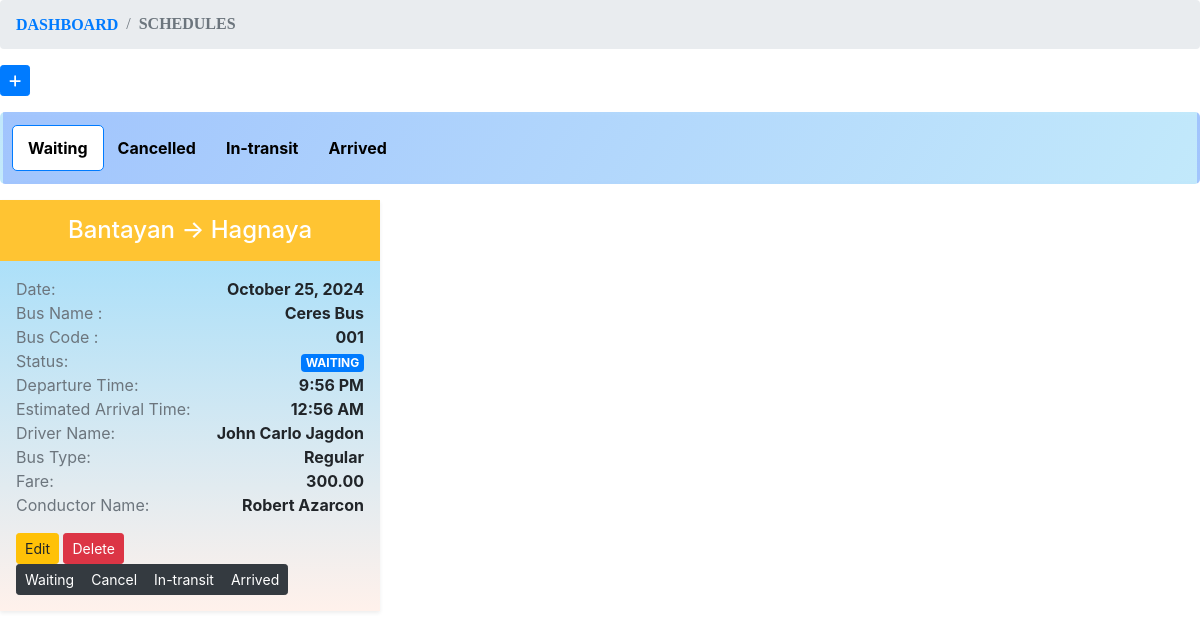
Page /admin/pages/schedules on the committed database.
### tables this page shows
CREATE TABLE `tblschedule` (
  `id` int(11) NOT NULL,
  `route_id` int(11) NOT NULL,
  `schedule_date` date NOT NULL,
  `departure` time NOT NULL,
  `arrival` time NOT NULL,
  `bus_id` int(11) NOT NULL,
  `driver_id` int(11) NOT NULL,
  `conductor_id` int(11) NOT NULL,
  `fare` decimal(10,2) NOT NULL,
  `status` varchar(150) NOT NULL,
  `vessel_id` int(11) NOT NULL,
  `discount` decimal(10,2) NOT NULL,
  `bus_code_id` int(11) NOT NULL
);

CREATE TABLE `tbllocation` (
  `id` int(11) NOT NULL,
  `location_name` varchar(250) NOT NULL
);

CREATE TABLE `tblbus` (
  `id` int(11) NOT NULL,
  `bus_num` varchar(150) NOT NULL,
  `bus_type` varchar(150) NOT NULL,
  `bus_code` varchar(250) NOT NULL,
  `rate_km` double NOT NULL
);

CREATE TABLE `tbldriver` (
  `id` int(11) NOT NULL,
  `name` text NOT NULL,
  `liscenseNum` varchar(100) NOT NULL,
  `phone` varchar(150) NOT NULL,
  `address` varchar(250) NOT NULL
);

CREATE TABLE `tblconductor` (
  `id` int(11) NOT NULL,
  `name` varchar(250) NOT NULL,
  `liscenseNum` varchar(100) NOT NULL,
  `phone` varchar(150) NOT NULL,
  `address` varchar(250) NOT NULL,
  `driver_id` int(11) NOT NULL
);

### controllers/schedule.php (called while the page is built, shortened)
<?php
    class Schedule
    {
        private $conn;
        private $table_name = "tblschedule";
        public function __construct($db)
        {
            $this->conn = $db;
        }
        public function getAll()
        {
            $query = "SELECT * FROM ".$this->table_name." ORDER BY schedule_date DESC, departure ASC";
            $result = $this->conn->query($query);
            $data = array();
            while ($row = $result->fetch_assoc()) {
                   $data[] = $row;
            }
            return $data;
        }
    }
?>

### controllers/route.php (called while the page is built, shortened)
<?php
    class Route
    {
        private $conn;
        private $table_name = "tblroute";
        public function __construct($db)
        {
            $this->conn = $db;
        }
        public function getById($id)
        {
            $query = "SELECT * FROM ".$this->table_name." WHERE id = '$id'";
            $result = $this->conn->query($query);
            $data = $result->fetch_assoc();
            return $data;
        }
    }
?>

### controllers/location.php (called while the page is built, shortened)
<?php
    class Location
    {
        private $conn;
        private $table_name = "tbllocation";
        public function __construct($db)
        {
            $this->conn = $db;
        }
        public function getById($id)
        {
            $query = "SELECT * FROM ".$this->table_name." WHERE id = '$id'";
            $result = $this->conn->query($query);
            $data = $result->fetch_assoc();
            return $data;
        }
    }
?>

### controllers/bus.php (called while the page is built, shortened)
<?php
    class Bus
    {
        private $conn;
        private $table_name = "tblbus";
        public function __construct($db)
        {
            $this->conn = $db;
        }
        public function getById($id)
        {
            $query = "SELECT * FROM ".$this->table_name." WHERE id = '$id'";
            $result = $this->conn->query($query);
            $data = $result->fetch_assoc();
            return $data;
        }
    }
?>

### controllers/driver.php (called while the page is built, shortened)
<?php
    class Driver
    {
        private $conn;
        private $table_name = "tbldriver";
        public function __construct($db)
        {
            $this->conn = $db;
        }
        public function getById($id)
        {
            $query = "SELECT * FROM ".$this->table_name." WHERE id = '$id'";
            $result = $this->conn->query($query);
            $data = $result->fetch_assoc();
            return $data;
        }
    }
?>

### controllers/conductor.php (called while the page is built, shortened)
<?php
    class Conductor
    {
        private $conn;
        private $table_name = "tblconductor";
        public function __construct($db)
        {
            $this->conn = $db;
        }
        public function getById($id)
        {
            $query = "SELECT * FROM ".$this->table_name." WHERE id = '$id'";
            $result = $this->conn->query($query);
            $data = $result->fetch_assoc();
            return $data;
        }
    }
?>

### admin/pages/schedules.php (the view, shortened to what this page needs)
<!doctype html>
<html lang="en">
  <head>
    <link rel="stylesheet" href="./assets/bootstrap/css/bootstrap.min.css" />
    <link rel="stylesheet" href="https://cdnjs.cloudflare.com/ajax/libs/font-awesome/4.7.0/css/font-awesome.min.css">
    <link rel="stylesheet" href="./assets/styles.css" />
  </head>
<?php
    include('../controllers/schedule.php');
    include('../controllers/route.php');
    include('../controllers/location.php');
    include('../controllers/bus.php');
    include('../controllers/driver.php');
    include('../controllers/conductor.php');
    $database = new Database();
    $db = $database->getConnection();
    $new_schedule = new Schedule($db);
    $schedules = $new_schedule->getAll();
    $new_location = new Location($db);
?>
<div>
    <nav aria-label="breadcrumb">
        <ol class="breadcrumb">
        <li class="breadcrumb-item"><a href="index.php" style="font-family: 'Times New Roman', serif;"><b>DASHBOARD</b></a></li>
            <li class="breadcrumb-item active" aria-current="page" style="font-family: 'Times New Roman', serif;"><b>SCHEDULES</b></li>
      </ol>
    </nav>
    <div class="text-left mb-3">
        <button type="button" class="btn btn-primary btn-sm" data-toggle="modal" data-target="#newScheduleModal">
        <i class="fa fa-plus" >  New Schedule</i>
        </button>
    </div>
    <ul class="nav nav-tabs" id="myTab" role="tablist"  style="background-image: linear-gradient(120deg, #a1c4fd 0%, #c2e9fb 100%);">
        <li class="nav-item" role="presentation">
            <a class="nav-link active" id="waiting-tab" data-toggle="tab" href="#waiting" role="tab" aria-controls="waiting" aria-selected="true" style="color: black;">Waiting</a>
        </li>
        <li class="nav-item" role="presentation">
            <a class="nav-link" id="cancelled-tab" data-toggle="tab" href="#cancelled" role="tab" aria-controls="cancelled" aria-selected="false" style="color: black;">Cancelled</a>
        </li>
        <li class="nav-item" role="presentation">
            <a class="nav-link" id="in-transit-tab" data-toggle="tab" href="#in-transit" role="tab" aria-controls="in-transit" aria-selected="false" style="color: black;">In-transit</a>
        </li>
        <li class="nav-item" role="presentation">
            <a class="nav-link" id="arrived-tab" data-toggle="tab" href="#arrived" role="tab" aria-controls="arrived" aria-selected="false" style="color: black;">Arrived</a>
        </li>
    </ul>
    <div class="tab-content" id="myTabContent">
        <div class="tab-pane fade show active" id="waiting" role="tabpanel" aria-labelledby="waiting-tab">
            <div class="row mt-3" >
                <?php
                    foreach ($schedules as &$row) {
                        if($row['status'] === 'waiting'){
                            $new_route = new Route($db);
                        $route = $new_route->getById($row["route_id"]);
                        $location_from = $new_location->getById($route["route_from"]);
                        $location_to = $new_location->getById($route["route_to"]);
                        $new_bus = new Bus($db);
                        $bus = $new_bus->getById($row["bus_id"]);
                        $new_bus_code = new Bus($db);
                        $bus_code = $new_bus_code->getById($row["bus_code_id"]);
                        $new_driver = new Driver($db);
                        $driver = $new_driver->getById($row["driver_id"]);
                        $new_conductor = new Conductor($db);
                        $conductor = $new_conductor->getById($row["conductor_id"]);
                        $status = null;
                        if($row["status"] === 'waiting'){
                            $status = '<span class="badge badge-primary">WAITING</span>';
                        }else if($row["status"] === 'arrived'){
                            $status = '<span class="badge badge-success">ARRIVED</span>';
                        }else if($row["status"] === 'cancelled'){
                            $status = '<span class="badge badge-danger">CANCELLED</span>';
                        }else if($row["status"] === 'in-transit'){
                            $status = '<span class="badge badge-info">IN-TRANSIT</span>';
                        }
                        ?>
                        <div class="col-md-4" id="<?php echo $row["id"]; ?>">
                            <div class="bg-white shadow-sm">
                                <div class="p-3 bg-primary text-white">
                                    <h4 class="mb-0 text-center">
                                        <?php echo $location_from["location_name"].' &#x2192; '.$location_to["location_name"] ?>
                                    </h4>
                                </div>
                                <div class="p-3"  style="background-image: linear-gradient(to top, #fff1eb 0%, #ace0f9 100%);">
                                    <p class="d-flex align-items-center justify-content-between mb-0">
                                        <span class="text-muted d-block">Date:</span>
                                        <strong><?php echo date_format(date_create($row['schedule_date']),'F j, Y') ?></strong>
                                    </p>
                                    <p class="d-flex align-items-center justify-content-between mb-0">
                                        <span class="text-muted d-block" style="color: gray">Bus Name :</span>
                                        <strong class="text"><?php echo $bus['bus_num'] ?></strong>
                                    </p>
                                    <p class="d-flex align-items-center justify-content-between mb-0">
                                        <span class="text-muted d-block">Bus Code :</span>
                                        <strong class="text"><?php echo $bus['bus_code'] ?></strong>
                                    </p>
                                    <p class="d-flex align-items-center justify-content-between mb-0">
                                        <span class="text-muted d-block">Status:</span>
                                        <strong class="text"><?php echo $status ?></strong>
                                    </p>
                                    <p class="d-flex align-items-center justify-content-between mb-0">
                                        <span class="text-muted d-block">Departure Time:</span>
                                        <strong><?php echo date_format(date_create($row['departure']), 'g:i A') ?></strong>
                                    </p>
                                    <p class="d-flex align-items-center justify-content-between mb-0">
                                        <span class="text-muted d-block">Estimated Arrival Time:</span>
                                        <strong><?php echo date_format(date_create($row['arrival']), 'g:i A') ?></strong>
                                    </p>
                                    <p class="d-flex align-items-center justify-content-between mb-0">
                                        <span class="text-muted d-block">Driver Name:</span>
                                        <strong class="text"><?php echo $driver['name'] ?></strong>
                                    </p>
                                    <p class="d-flex align-items-center justify-content-between mb-0">
                                        <span class="text-muted d-block">Bus Type:</span>
                                        <strong class="text"><?php echo $bus['bus_type'] ?></strong>
                                    </p>
                                    <p class="d-flex align-items-center justify-content-between mb-0">
                                        <span class="text-muted d-block">Fare:</span>
                                        <strong><?php echo $row['fare'] ?></strong>
                                    </p>
                                     <p class="d-flex align-items-center justify-content-between mb-0">
                                        <span class="text-muted d-block">Conductor Name:</span>
                                        <strong class="text"><?php echo $conductor['name'] ?></strong>
                                    </p>
                                    <div class="mt-3">
    <a href="#scheduleEditModal" class="btn btn-sm btn-warning scheduleUpdate"
    data-id="<?php echo $row["id"]; ?>"
    data-route_id="<?php echo $row["route_id"]; ?>"
    data-schedule_date="<?php echo $row["schedule_date"]; ?>"
    data-departure="<?php echo $row["departure"]; ?>"
    data-arrival="<?php echo $row["arrival"]; ?>"
    data-bus_id="<?php echo $row["bus_id"]; ?>"
    data-bus_code_id="<?php echo $row["bus_code_id"]; ?>"
    data-driver_id="<?php echo $row["driver_id"]; ?>"
    data-fare="<?php echo $row["fare"]; ?>"
    data-conductor_id="<?php echo $row["conductor_id"]; ?>"
    data-toggle="modal">Edit</a>
                                        <a href="#scheduleDeleteModal" class="btn btn-sm btn-danger scheduleDelete"
                                        data-id="<?php echo $row["id"]; ?>" data-toggle="modal">Delete</a>
                                        <div class="btn-group" role="group" aria-label="Basic example">
                                        <button type="button" class="btn btn-sm btn-dark" onclick="updateStatus('<?php echo $row['id'] ?>', 'waiting')">Waiting</button>
                                            <button type="button" class="btn btn-sm btn-dark" onclick="updateStatus('<?php echo $row['id'] ?>', 'cancelled')">Cancel</button>
                                            <button type="button" class="btn btn-sm btn-dark" onclick="updateStatus('<?php echo $row['id'] ?>', 'in-transit')">In-transit</button>
                                            <button type="button" class="btn btn-sm btn-dark" onclick="updateStatus('<?php echo $row['id'] ?>', 'arrived')">Arrived</button>
                                        </div>
                                    </div>
                                </div>
                            </div>
                        </div>
                        <?php
                        }
                    }
                ?>
            </div>
        </div>
        </div>
    </div>

### assets/styles.css (style rules this page uses)
:root { --blue: #1e90ff; --white: #ffffff; --radius: 0.5rem; --clr-primary: #18ffff; --clr-primary-light: #adffff; --clr-primary-dark: #091034; --clr-gray100: #f9fbff; --clr-gray150: #f4f6fb; --clr-gray200: #eef1f6; --clr-gray300: #e1e5ee; --clr-gray400: #767b91; --clr-gray500: #4f546c; --clr-gray600: #2a324b; --clr-gray700: #161d34; --clr-bg: #060b23; }
* { margin: 0; padding: 0; box-sizing: border-box; }
.bg-primary { background-color: #ffc432 !important; }

### admin/pages/schedules.php (style rules this page uses)
.nav-tabs { background-image: linear-gradient(120deg, #a1c4fd 0%, #c2e9fb 100%); padding: 10px; border-radius: 5px; border: 3px solid transparent; animation: ledBorder 1.5s infinite alternate; }
.nav-tabs .nav-link { position: relative; padding: 10px 15px; margin: 0 -1px; border-radius: 5px; font-weight: bold; transition: background-color 0.3s ease; }
.nav-tabs .nav-link.active { background-color: #fff; color: #007bff; border-color: #007bff; }

### rows in the picture
tblschedule: tbllocation.location_name "Bantayan", tbllocation.location_name "Hagnaya", schedule_date "October 25, 2024", bus.bus_num "Ceres Bus", bus.bus_code "001", status "WAITING", departure "9:56 PM", arrival "12:56 AM", driver.name "John Carlo Jagdon", bus.bus_type "Regular", fare "300.00", conductor.name "Robert Azarcon"
